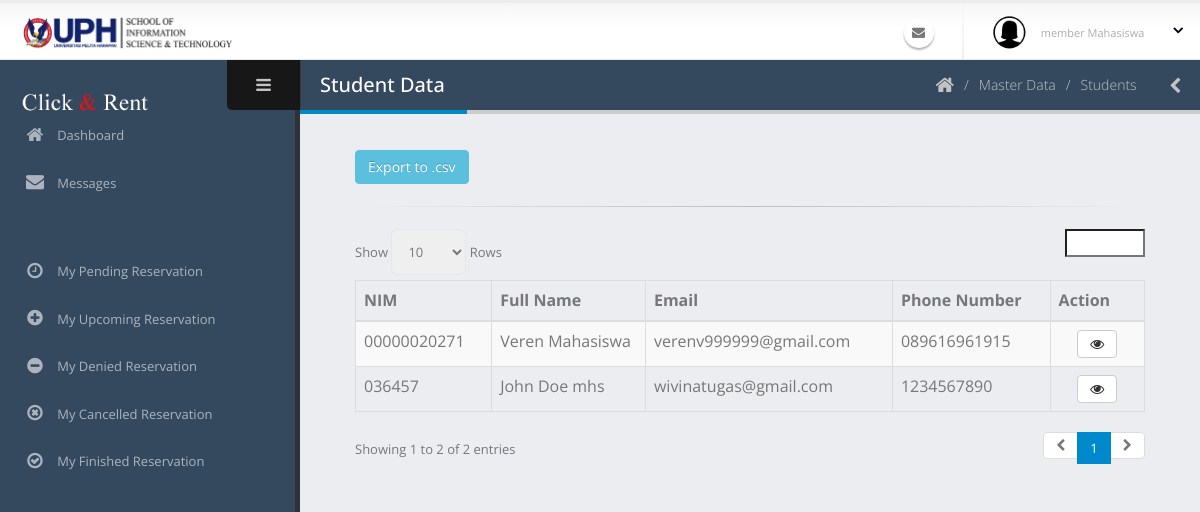
/admin/mahasiswa.php, run on an earlier commit of the app's database.
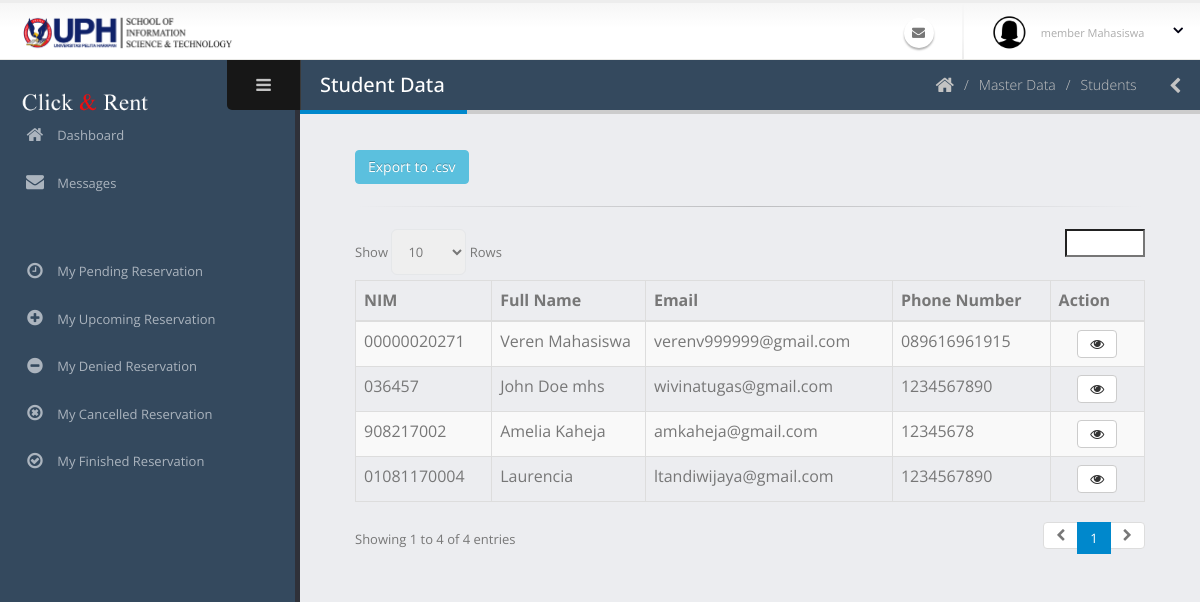
And on a later commit of the database.
### tables this page shows
CREATE TABLE `mahasiswa` (
  `id_mahasiswa` varchar(20) NOT NULL COMMENT 'NIM',
  `id_pengguna` varchar(40) NOT NULL,
  `id_programStudi` varchar(40) NOT NULL,
  `angkatan` year(4) NOT NULL,
  `semester` int(11) NOT NULL,
  `total_sks` int(11) NOT NULL,
  `ipk_terakhir` float NOT NULL,
  `user_add` varchar(40) NOT NULL,
  `waktu_add` datetime NOT NULL,
  `user_edit` varchar(40) NOT NULL,
  `waktu_edit` datetime NOT NULL,
  `user_delete` varchar(40) NOT NULL,
  `waktu_Delete` datetime NOT NULL,
  `status_delete` int(11) NOT NULL
);

CREATE TABLE `pengguna` (
  `id_pengguna` varchar(40) NOT NULL COMMENT 'USER-0',
  `email` varchar(50) NOT NULL,
  `kata_sandi` text NOT NULL,
  `nama_lengkap` varchar(60) NOT NULL,
  `jenis_kelamin` char(1) NOT NULL,
  `tanggal_lahir` date NOT NULL,
  `alamat` text NOT NULL,
  `no_hp` varchar(20) NOT NULL,
  `tanggal_masuk` date NOT NULL,
  `status_pengguna` int(11) NOT NULL COMMENT '1: SUPER ADMIN, 2: ADMIN, 3: MEMBER DOSEN, 4:MEMBER MAHASISWA',
  `status_daftar` int(11) NOT NULL COMMENT '0 =TIDAK AKTIF, 1=MENUNGGU APPROVE, 2=AKTIF, 3=DITOLAK',
  `user_add` varchar(40) NOT NULL,
  `waktu_add` datetime NOT NULL,
  `user_edit` varchar(40) NOT NULL,
  `waktu_edit` datetime NOT NULL,
  `user_delete` varchar(40) NOT NULL,
  `waktu_delete` datetime NOT NULL,
  `status_delete` int(11) NOT NULL
);

### admin/mahasiswa.php (shortened to what this page needs)
<?php include('../koneksi.php'); ?>
<?php include('req/head.php');?>
<?php include('req/header.php');?>
<?php include('req/leftbar.php');?>
	<section role="main" class="content-body">
		<header class="page-header">
			<h2>Student Data</h2>
			<div class="right-wrapper pull-right">
				<ol class="breadcrumbs">
					<li>
						<a href="index.php">
							<i class="fa fa-home"></i>
						</a>
					</li>
					<li><span>Master Data</span></li>
					<li><span>Students</span></li>
				</ol>
				<a class="sidebar-right-toggle" data-open="sidebar-right"><i class="fa fa-chevron-left"></i></a>
			</div>
		</header>
<div class="container-fluid">
<a class="btn btn-info" href="exportMahasiswa.php?export=true">Export to .csv</a>
<br>
<hr>
	<table  class="table table-bordered table-striped mb-none" id="datatable-default">
		<thead>
			<tr>
				<th>NIM</th>
				<th>Full Name</th>
				<th>Email</th>
				<th>Phone Number</th>
				<th>Action</th>
			</tr>
		</thead>
		<tbody>
		<?php
			$query = mysqli_query($koneksi, "SELECT * from pengguna join mahasiswa on mahasiswa.id_pengguna= pengguna.id_pengguna WHERE pengguna.status_delete='0' AND mahasiswa.status_delete='0'AND status_daftar='2' AND status_pengguna='4'");
			while($data=mysqli_fetch_array($query)){
			?>
			<tr>
				<td><?php echo $data['id_mahasiswa']?></td>
				<td><?php echo $data['nama_lengkap']?></td>
				<td><?php echo $data['email']?></td>
				<td><?php echo $data['no_hp']?></td>
				<td class="text-center">
					<a class="modal-with-form btn btn-default" data-toggle="tooltip" data-placement="top" title="Detail" href="#modaldetail<?php echo $data['id_pengguna'];?>"><i class='fa fa-eye'></i>
					</a>
				</td>
			</tr>
			<?php } ?>
		</tbody>
	</table>
</div>
<?php include('req/endtitle.php');?>
<?php include('req/script.php');?>

What changed in the data, as far as the page shows it:
added mahasiswa: id_mahasiswa "01081170004", id_pengguna.nama_lengkap "Laurencia", id_pengguna.email "ltandiwijaya@gmail.com", id_pengguna.no_hp "1234567890"
added mahasiswa: id_mahasiswa "908217002", id_pengguna.nama_lengkap "Amelia Kaheja", id_pengguna.email "amkaheja@gmail.com", id_pengguna.no_hp "12345678"
Also different on the page:
text written by a page script: "Show Rows Showing 1 to 2 of 2 entries 1" → "Show Rows Showing 1 to 4 of 4 entries 1"
